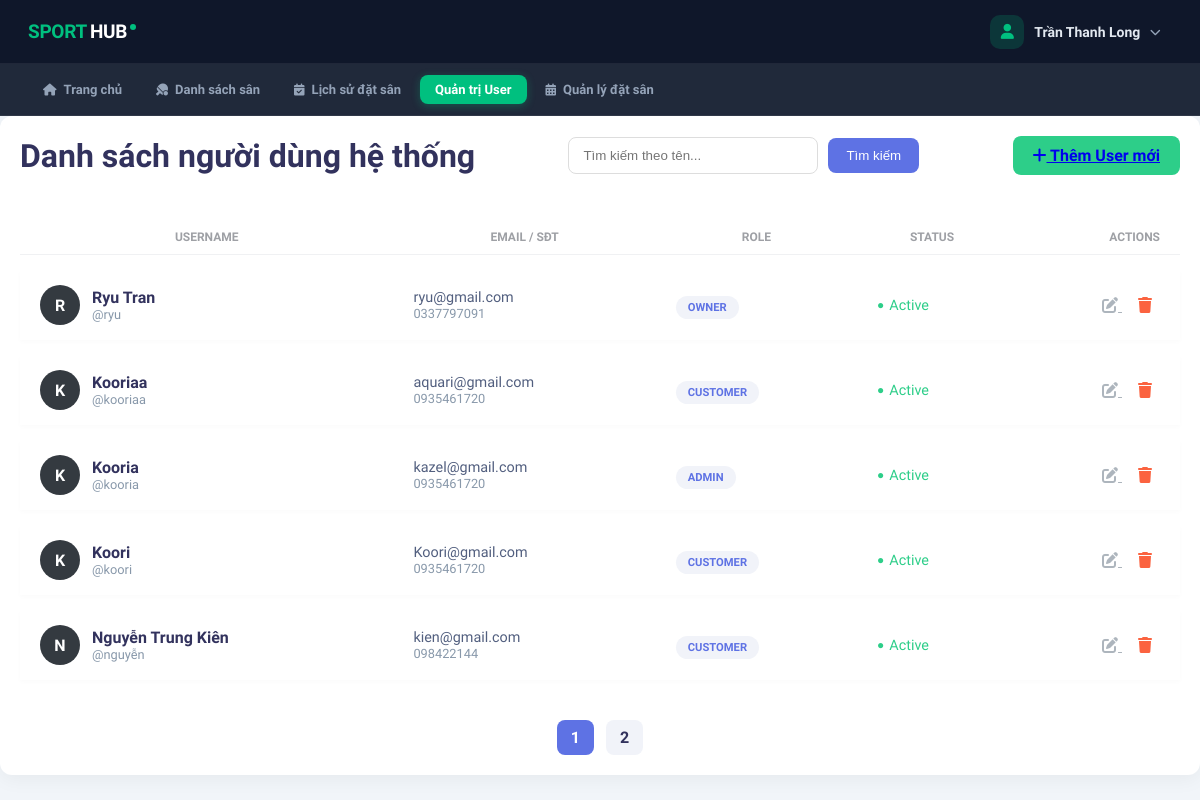
Page /index.php?action=user (signed in) on the committed database.
### tables this page shows
CREATE TABLE `users` (
  `id` int(11) NOT NULL,
  `name` varchar(100) NOT NULL,
  `email` varchar(100) NOT NULL,
  `password` varchar(255) NOT NULL,
  `phone` varchar(15) DEFAULT NULL,
  `created_at` timestamp NOT NULL DEFAULT current_timestamp(),
  `role` varchar(20) DEFAULT 'customer'
);

### src/Controllers/UserController.php (called while the page is built, shortened)
<?php
class UserController
{
    private $userModel;
    public function __construct()
    {
        $this->userModel = new UserModel();
    }
    public function index()
    {
        $recordsPerPage = 5;
        $currentPage = isset($_GET['page']) ?
            (int)$_GET['page'] : 1;
        $offset = ($currentPage - 1) * $recordsPerPage;
        $keyword = $_GET['keyword'] ?? null;
        $result = $this->userModel->getUsers(
            $keyword,
            $recordsPerPage,
            $offset
        );
        $users = $result['data'];
        $totalRecords = $result['total'];
        $totalPages = ceil($totalRecords / $recordsPerPage);
        require_once PROJECT_ROOT . '/views/layout/header.php';
        require_once PROJECT_ROOT . '/views/User/UserList.php';
        require_once PROJECT_ROOT . '/views/layout/footer.php';
    }
}

### src/database.php (called while the page is built, shortened)
<?php
class Database
{
    private static $instance = null;
    private $conn;
    private $host = 'localhost';
    private $db_name = 'datsan_thethao_db';
    private $username = 'root';
    private $password = '';
    private function __construct()
    {
        try {
            $this->conn = new
                PDO(
                    "mysql:host={$this->host};dbname={$this->db_name}",
                    $this->username,
                    $this->password
                );
            $this->conn->setAttribute(
                PDO::ATTR_ERRMODE,
                PDO::ERRMODE_EXCEPTION
            );
            $this->conn->exec("set names utf8");
        } catch (PDOException $exception) {
            echo "Connection error: " . $exception->getMessage();
        }
    }
    public static function getInstance()
    {
        if (!self::$instance) {
            self::$instance = new Database();
        }
        return self::$instance;
    }
    public function getConnection()
    {
        return $this->conn;
    }
}

### src/Models/UserModel.php (called while the page is built, shortened)
<?php
class UserModel
{
    private $conn;
    public function __construct()
    {
        $this->conn = Database::getInstance()->getConnection();
    }
    public function getUsers($keyword = null, $limit = 5, $offset = 0)
    {
        $sqlCount = "SELECT COUNT(*) FROM users";
        $params = [];
        $stmtCount = $this->conn->prepare($sqlCount);
        $stmtCount->execute($params);
        $totalRecords = $stmtCount->fetchColumn();
        $sqlData = "SELECT * FROM users";
        $sqlData .= "
        ORDER BY id DESC
        LIMIT :limit
        OFFSET :offset
    ";
        $stmtData = $this->conn->prepare($sqlData);
        $stmtData->bindValue(':limit', (int)$limit, PDO::PARAM_INT);
        $stmtData->bindValue(':offset', (int)$offset, PDO::PARAM_INT);
        $stmtData->execute();
        $users = $stmtData->fetchAll(PDO::FETCH_ASSOC);
        return [
            'data'  => $users,
            'total' => $totalRecords
        ];
    }
}

### views/User/UserList.php (the view, shortened to what this page needs)
<div class="user-list-container">
    <div style="display:flex; justify-content:space-between; align-items:center; margin-bottom:30px;">
        <h1 style="font-weight:700; color:#32325d; margin:0;">
            <?php
            if (!empty($keyword)) {
                echo "Kết quả tìm kiếm cho: '" . htmlspecialchars($keyword) . "'";
            } else {
                echo "Danh sách người dùng hệ thống";
            }
            ?>
        </h1>
        <form action="index.php" method="GET" class="search-box">
            <input type="text"
                name="keyword"
                placeholder="Tìm kiếm theo tên..."
                value="<?= htmlspecialchars($keyword ?? '') ?>">
            <button type="submit">Tìm kiếm</button>
        </form>
        <a href="index.php?action=add_user"
            class="btn btn-primary"
            style="background:#2dce89; border:none; border-radius:8px; padding:10px 20px; font-weight:600;">
            <i class="fa fa-plus me-2"></i> Thêm User mới
        </a>
    </div>
    <table class="table-modern">
        <thead>
            <tr>
                <th>Username</th>
                <th>Email / SĐT</th>
                <th>Role</th>
                <th>Status</th>
                <th style="text-align:right;">Actions</th>
            </tr>
        </thead>
        <tbody>
            <?php if (!empty($users)): ?>
                <?php foreach ($users as $user): ?>
                    <tr>
                        <td>
                            <div class="user-info">
                                <div class="avatar-circle">
                                    <?= strtoupper(substr($user['name'], 0, 1)) ?>
                                </div>
                                <div>
                                    <div style="font-weight:600; color:#32325d;">
                                        <?= htmlspecialchars($user['name']) ?>
                                    </div>
                                    <div style="font-size:0.8rem; color:#8898aa;">
                                        @<?= strtolower(explode(' ', $user['name'])[0]) ?>
                                    </div>
                                </div>
                            </div>
                        </td>
                        <td>
                            <div style="color:#525f7f; font-size:0.9rem;">
                                <?= htmlspecialchars($user['email']) ?>
                            </div>
                            <div style="font-size:0.8rem; color:#8898aa;">
                                <?= htmlspecialchars($user['phone'] ?? '---') ?>
                            </div>
                        </td>
                        <td>
                            <span class="badge-role">
                                <?= strtoupper($user['role']) ?>
                            </span>
                        </td>
                        <td>
                            <span class="status-active">Active</span>
                        </td>
                        <td style="text-align:right;" class="action-btns">
                            <a href="index.php?action=edit_user&id=<?= $user['id'] ?>" title="Sửa">
                                <i class="fas fa-edit"></i>
                            </a>
                            <a href="index.php?action=delete_user&id=<?= $user['id'] ?>"
                                onclick="return confirm('Xóa user này?')"
                                style="color:#fb6340;"
                                title="Xóa">
                                <i class="fas fa-trash"></i>
                            </a>
                        </td>
                    </tr>
                <?php endforeach; ?>
            <?php endif; ?>
        </tbody>
    </table>
    <div class="pagination" style="margin-top:25px; text-align:center;">
        <?php for ($i = 1; $i <= $totalPages; $i++): ?>
            <a href="index.php?action=user&keyword=<?= urlencode($keyword ?? '') ?>&page=<?= $i ?>"
                style="
                    display:inline-block;
                    padding:8px 14px;
                    margin:0 4px;
                    border-radius:8px;
                    text-decoration:none;
                    font-weight:600;
                    background:<?= ($i == $currentPage) ? '#5e72e4' : '#f1f3f9' ?>;
                    color:<?= ($i == $currentPage) ? 'white' : '#32325d' ?>;
                ">
                <?= $i ?>
            </a>
        <?php endfor; ?>
    </div>
</div>

### views/layout/header.php (style rules this page uses)
*, *::before, *::after { box-sizing: border-box; margin: 0; padding: 0; }
:root { --primary: #00c07f; --primary-dark: #00a06a; --dark: #0f172a; --nav-bg: #0f172a; --nav-border: rgba(255, 255, 255, .07); --text-muted: #94a3b8; --surface: #ffffff; --page-bg: #f1f5f9; --border: #e2e8f0; --danger: #f43f5e; }
html { overflow-y: scroll; }
body { padding-top: 116px; font-family: 'Plus Jakarta Sans', sans-serif; background: var(--page-bg); color: var(--dark); -webkit-font-smoothing: antialiased; }

### views/User/UserList.php (style rules this page uses)
.user-list-container { background-color: #fff; border-radius: 12px; padding: 20px; box-shadow: 0 4px 20px rgba(0, 0, 0, 0.05); }
.table-modern { width: 100%; border-collapse: separate; border-spacing: 0 15px; }
.table-modern th { color: #9ea0a5; font-weight: 600; text-transform: uppercase; font-size: 0.75rem; padding: 10px 20px; border-bottom: 1px solid #f0f1f3; }
.table-modern tbody tr { background-color: #fff; transition: transform 0.2s; box-shadow: 0 2px 5px rgba(0, 0, 0, 0.02); }
.table-modern td { padding: 15px 20px; vertical-align: middle; }
.user-info { display: flex; align-items: center; gap: 12px; }
.avatar-circle { width: 40px; height: 40px; background-color: #343a40; border-radius: 50%; display: flex; align-items: center; justify-content: center; color: white; font-weight: bold; }
.badge-role { padding: 5px 12px; border-radius: 20px; font-size: 0.7rem; font-weight: bold; background: #f1f3f9; color: #5e72e4; }
.status-active { color: #2dce89; display: flex; align-items: center; gap: 5px; font-size: 0.9rem; }
.status-active::before { content: "●"; font-size: 12px; }
.action-btns a { color: #adb5bd; margin: 0 8px; transition: 0.3s; }
.search-box { display: flex; gap: 10px; align-items: center; }
.search-box input { padding: 10px 14px; border: 1px solid #ddd; border-radius: 8px; outline: none; min-width: 250px; }
.search-box button { background: #5e72e4; color: white; border: none; padding: 10px 18px; border-radius: 8px; cursor: pointer; }

### rows in the picture
users: name "R", name "Ryu Tran", name "ryu", email "ryu@gmail.com", phone "0337797091", role "OWNER"
users: name "K", name "Kooriaa", name "kooriaa", email "aquari@gmail.com", phone "0935461720", role "CUSTOMER"
users: name "K", name "Kooria", name "kooria", email "kazel@gmail.com", phone "0935461720", role "ADMIN"
users: name "K", name "Koori", name "koori", email "Koori@gmail.com", phone "0935461720", role "CUSTOMER"
users: name "N", name "Nguyễn Trung Kiên", name "nguyễn", email "kien@gmail.com", phone "098422144", role "CUSTOMER"

### other values in the picture
$_SESSION['user_name'] "Trần Thanh Long"
